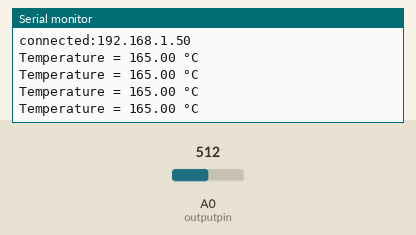
The sketch below on a simulated ESP8266 (NodeMCU). Parts: the last lines printed to the serial monitor. Inputs (shaded band) come from the test bench; at power-on: A0 (outputpin) = 512. WiFi joins after 1.5 s; servers stay silent unless stated.

Above: at 2.7 s.
2.8 s: A0 (outputpin) set to 716
At 3.13 s:
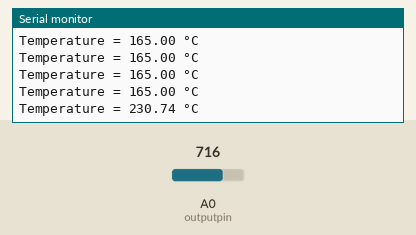
4.3 s: A0 (outputpin) set to 900
At 4.54 s:
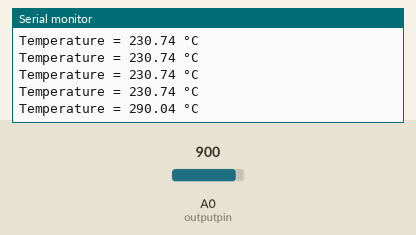
Timing chart, 0 to 7.3 s (numbered marks = the images above; inputs shaded):
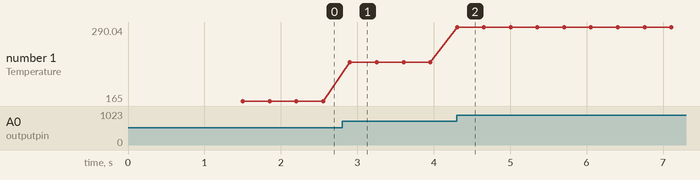

The sketch:

firebase_temp_monitor.ino
```cpp
#include <FirebaseArduino.h>
#include  <ESP8266WiFi.h>

#define FIREBASE_HOST "distance-finder-353a6.firebaseio.com"
#define WIFI_SSID "my_empire" // Change the name of your WIFI
#define WIFI_PASSWORD "@myempire" // Change the password of your WIFI

int outputpin = A0;
int analogValue;
float millivolts,celsius;

void setup()
{
   Serial.begin(115200);        // Open serial channel at 115200 baud rate
   pinMode(outputpin, INPUT);

   WiFi.begin(WIFI_SSID,WIFI_PASSWORD);
   Serial.print("connecting");
   while (WiFi.status()!=WL_CONNECTED)
   {
      Serial.print(".");
      delay(500);
   }
   Serial.println();
   Serial.print("connected:");
   Serial.println(WiFi.localIP());

   Firebase.begin(FIREBASE_HOST);
}

void loop()
{
  analogValue = analogRead(outputpin);
  millivolts = (analogValue/1024.0) * 3300;     //3300 is the voltage provided by NodeMCU
  celsius = millivolts/10;
  String Value = String(celsius)+ String(" °C");

  Serial.print("Temperature = ");        //Output distance on arduino serial monitor
  Serial.println(Value);

  Firebase.setString("SensorValue",Value);
  delay(200);
}
```

Measured:
- after the input at 2.8 s, the serial monitor: prints a new line after 0.10 s (image 1)
- after the input at 4.3 s, the serial monitor: prints a new line at once (image 2)
- plotted number 1: 165 → 230.74 after the input at 2.8 s, 230.74 → 290.04 after the input at 4.3 s
